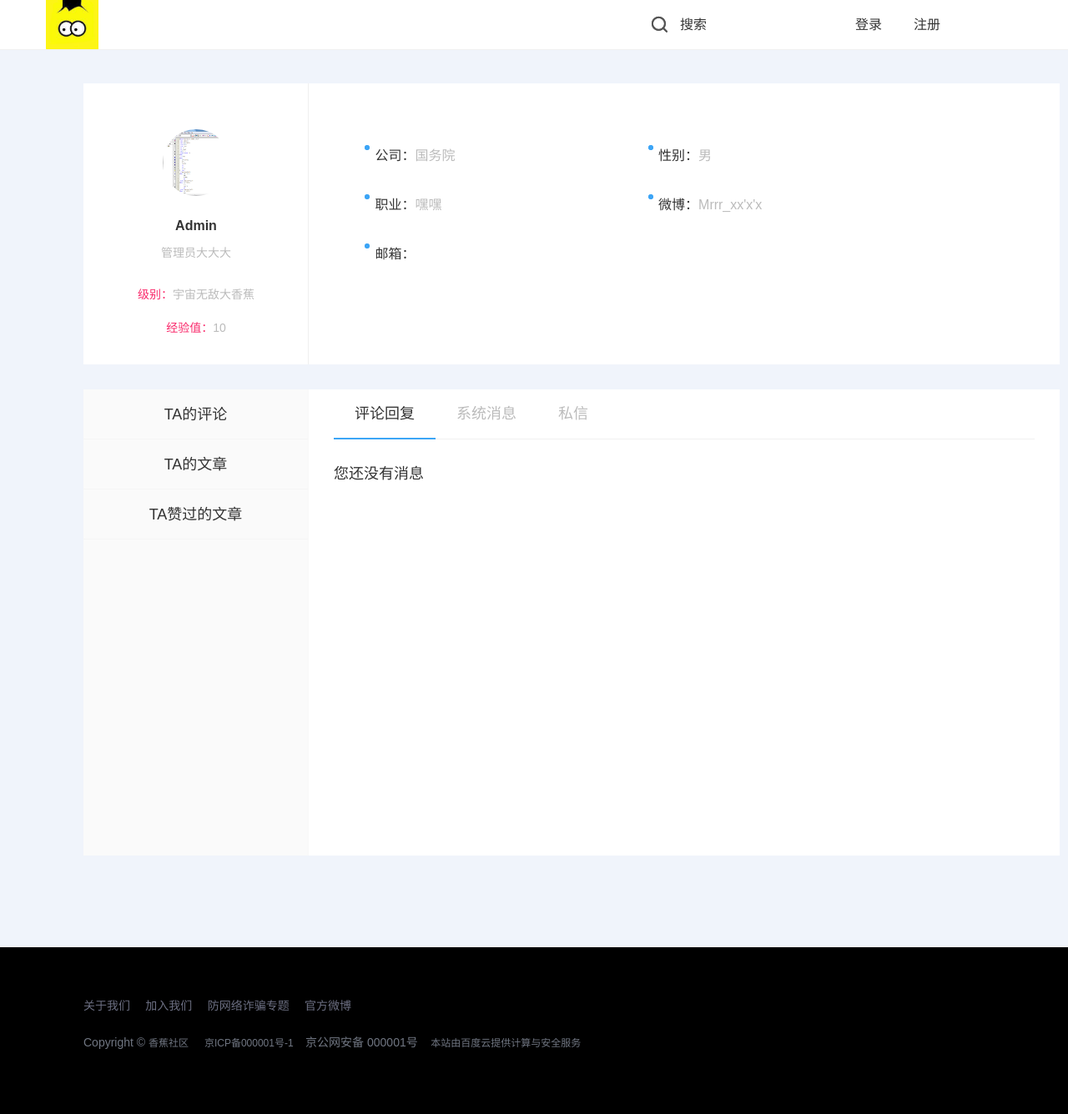
/bbs/user_detail/1, run on an earlier commit of the app's database.
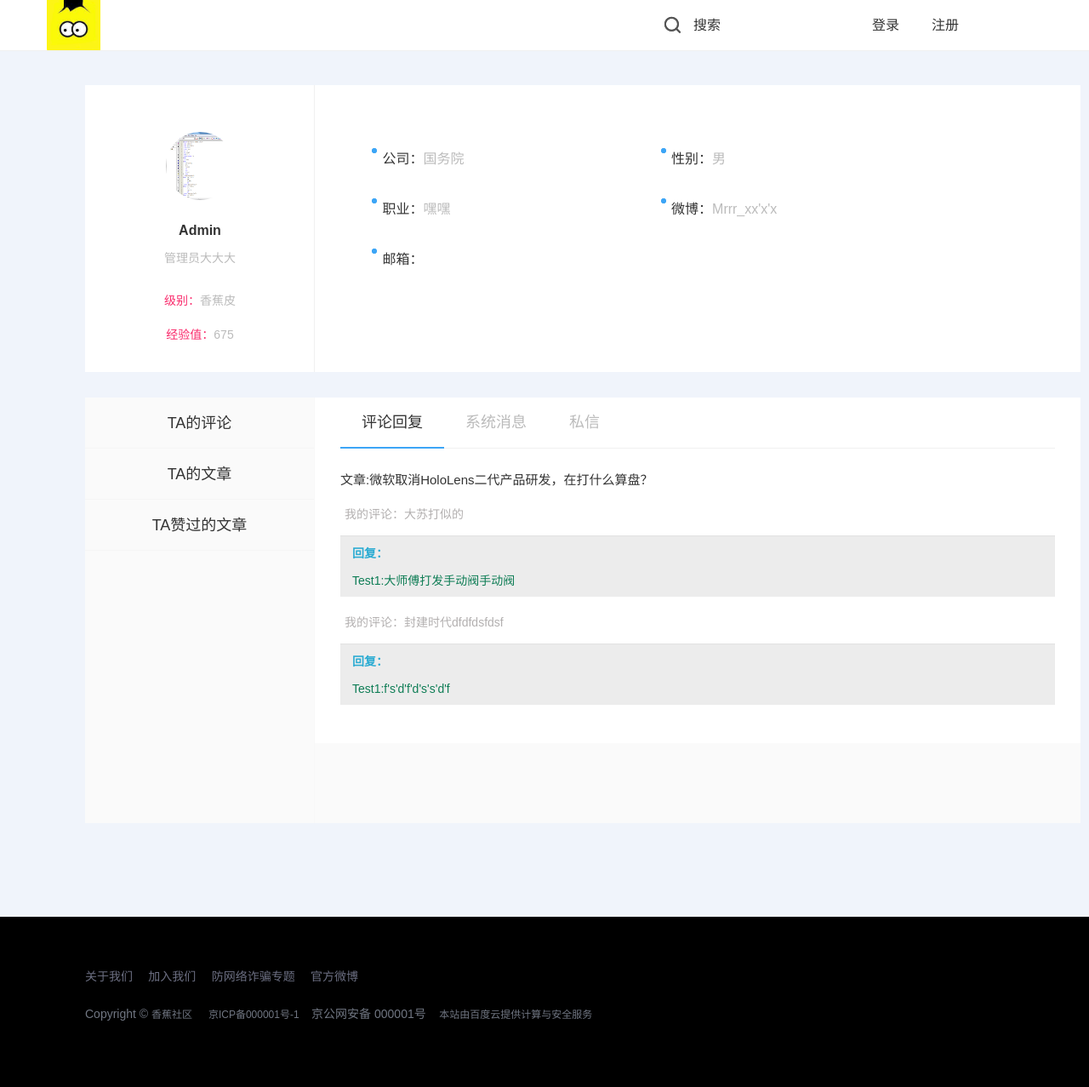
And on a later commit of the database.
### bbs/models.py (models this page shows, shortened)
class UserProfile(models.Model):
    user = models.OneToOneField(User)
    name = models.CharField(max_length=32)
    user_real_name = models.CharField(max_length=255, blank=True, null=True, default='未填写')
    signature = models.CharField(max_length=255, blank=True, null=True, default='未填写')
    mobile_phone = models.IntegerField(blank=True, null=True)
    company = models.CharField(max_length=255, blank=True, null=True, default='未填写')
    star = models.CharField(max_length=255, blank=True, null=True, default='未填写')
    profession = models.CharField(max_length=255, blank=True, null=True, default='未填写')
    weibo = models.CharField(max_length=255, blank=True, null=True, default='未填写')
    sex_choices = (('男', u"男"),
                   ('女', u"女"),
                   ('未知', u'未知')
                   )
    sex = models.CharField(choices=sex_choices, default='未知', max_length=32)
    birth = models.DateField(blank=True, null=True)
    address = models.CharField(max_length=255, blank=True, null=True, default='未填写')
    sign_up_time = models.DateField(blank=True, null=True)
    experience = models.IntegerField(u"经验值", default=0)
    level_choices = (('香蕉皮', u"香蕉皮"),
                     ('小香蕉', u"小香蕉"),
                     ('大香蕉', u"大香蕉"),
                     ('皮皮香焦', u"皮皮香焦"),
                     ('宇宙无敌大香蕉', u"宇宙无敌大香蕉"),
                     )
    user_level = models.CharField(choices=level_choices, default='香蕉皮', max_length=32)
    head_img = models.ImageField(u"头像", blank=True, null=True, upload_to="statics/uploads",
                                 default='statics/uploads/no-img.jpg')
    article_like = models.ManyToManyField("Article", blank=True)
    short_article_like = models.ManyToManyField("ShortArticles", blank=True)
    friends = models.ManyToManyField('self', related_name="my_friends", blank=True)

class Article(models.Model):
    title = models.CharField(u"标题", max_length=255)
    brief = models.CharField(u"文章简介", null=True, blank=True, max_length=150)
    category = models.ForeignKey("Category")
    content = models.TextField(u"文章内容")
    author = models.ForeignKey("UserProfile")
    pub_date = models.DateTimeField(blank=True, null=True)
    last_modify = models.DateTimeField(auto_now=True)
    priority = models.IntegerField(u"优先级", default=1000)
    head_img = models.ImageField(u"图片", upload_to="statics/uploads")
    thumb_count = models.IntegerField(u"点赞数量", default=0)
    disgusting_count = models.IntegerField(u"踩数量", default=0)
    click_count = models.IntegerField(u"点击量", default=0)
    status_choices = (('draft', u"草稿"),
                      ('published', u"已发布"),
                      ('hidden', u"隐藏"),
                      )
    status = models.CharField(choices=status_choices, default='published', max_length=32)

class Comment(models.Model):
    article = models.ForeignKey(Article, verbose_name=u"所属文章")
    parent_comment = models.ForeignKey('self', related_name='my_children', blank=True, null=True)
    comment_type = models.IntegerField(default=1)
    user = models.ForeignKey("UserProfile")
    comment = models.TextField(blank=True, null=True)
    date = models.DateTimeField(auto_now_add=True)
    comment_thumb_count = models.IntegerField(u"评论点赞数量", default=0)

### bbs/views.py (the view)
# urls.py: url(r'^user_detail/(\d+)$', views.user_comment_reply, name="user_detail"),
def user_comment_reply(request, user_id):
    user_comments = models.Comment.objects.filter(user_id=user_id).order_by('date').reverse()
    user_info = user_information(request, user_id)
    comment_article_title_list = [models.Article.objects.get(id=obj.article_id).title for obj in user_comments]
    comment_dict = {}
    comment_reply = {}
    for comment_article_title in comment_article_title_list:
        for comment_obj in user_comments:
            tmp = {}
            reply_list = []
            reply = models.Comment.objects.filter(parent_comment_id=comment_obj.id)
            for content in reply:
                reply_list.append(content.user.name + ':' + content.comment)
            if reply:
                article_name = models.Article.objects.get(id=comment_obj.article_id).title
                if article_name == comment_article_title:
                    tmp[comment_obj.comment] = reply_list
                    comment_dict.update(tmp)
        if comment_dict:
            comment_reply[comment_article_title] = comment_dict
        comment_dict = {}
    return render(request, 'bbs/user_detail.html', {'comment_reply': comment_reply,
                                                    'user_info': user_info,
                                                    'current_user_id': user_id
                                                    })

### bbs/templatetags/custom.py (called while the page is built)
@register.filter
def truncate_url(img_obj):
    return img_obj.name.split("/")[-1]

@register.filter
def get_end_arg(obj):
    arg = obj.split('/')[-1]
    return arg

### bbs/views.py (called while the page is built)
def user_information(request, user_id):
    user_obj = models.UserProfile.objects.get(id=user_id)
    experience = user_obj.experience
    if experience >= 300:
        user_obj.user_level = '香蕉皮'
    elif experience >= 1000:
        user_obj.user_level = '小香蕉'
    elif experience >= 2000:
        user_obj.user_level = '大香蕉'
    elif experience >= 3000:
        user_obj.user_level = '皮皮香焦'
    elif experience >= 5000:
        user_obj.user_level = '宇宙无敌大香蕉'
    user_obj.save()
    user_info = models.UserProfile.objects.get(id=user_id)
    return user_info

### templates/bbs/user_detail.html (shortened to what the changed rows need)
{% extends 'base.html' %}
{% load custom %}
{% block page-container %}
    <body style="background-color: rgb(240, 244, 251);">
    <div class="container per_center per_center_body">
        <div class="user-info-warp">
            <div class="user-head-box">
                <div class="user-face">
                    <img src="/static/uploads/{{ user_info.head_img|truncate_url }}"
                         style="width:100px;height:100px;">
                </div>
                <div class="user-name">{{ user_info.name }}<a href="/vip" target="_blank"></a></div>
                <div class="user-one">
                    <span class="show-span show-yijuhua">
                        <span class="show-span js-edit-one">{{ user_info.signature }}</span>
                    </span>
                </div>
                <div class="user-level">
                    级别：<span class="c2">{{ user_info.user_level }}</span>
                </div>
                <div class="user-expr">
                    经验值：<span class="c2">{{ user_info.experience }}</span>
                </div>
            </div>
            <div class="user-info-box">
                <div class="col-lg-5">
                    <div class="user-info">
                        <i class="icon icon-user-point"></i>
                        公司：<span class="c2">{{ user_info.company }}</span>
                    </div>
                    <div class="user-info">
                        <i class="icon icon-user-point"></i>
                        职业：<span class="c2">{{ user_info.profession }}</span>
                    </div>
                </div>
                <div class="col-lg-7">
                    <div class="user-info">
                        <i class="icon icon-user-point"></i>
                        性别：<span class="c2">{{ user_info.sex }}</span>
                    </div>
                    <div class="user-info ">
                        <i class="icon icon-user-point"></i>
                        微博：<span class="c2">{{ user_info.weibo }}</span>
                    </div>
                </div>
            </div>
        </div>
        {% block user-content %}
            <div class="user-menu-warp">
            <div class="user-content-warp">
                <ul class="nav-box">
                    <li class="active"></li>
                    <li><a href="#">系统消息</a>
                    </li>
                    <li><a href="#">私信</a>
                    </li>
                </ul>
                {% if comment_reply %}
                    <div class="message-box">
                        <ul>
                            {% for k,v in comment_reply.items %}
                                <li type="comment">
                                    <div class="reply-message-title">文章:{{ k }}</div>
                                    {% for comment,reply in v.items %}
                                        <div class="reply-message">
                                            <div class="reply-content">我的评论：{{ comment }}</div>
                                        <div class="child-comment child-comment-sm">
                                            <div class="message-title"><span class="comment-node-text">回复：</span></div>
                                            {% for item in reply %}
                                                <div class="reply-messages"> {{ item }}</div>
                                            {% endfor %}
                                        </div>
                                        </div>
                                    {% endfor %}
                                </li>
                            {% endfor %}
                        </ul>
                    </div>
                {% else %}
                    <div class="no-content-prompt">
                        您还没有消息
                    </div>
                {% endif %}
            </div>
        {% endblock %}
        </div>
    </div>
    </body>
{% endblock %}

What changed in the data, as far as the page shows it:
changed UserProfile "Admin": user_level "宇宙无敌大香蕉" → "香蕉皮"; experience "10" → "675"
now on this page (row edited): Article: comment_reply "微软取消HoloLens二代产品研发，在打什么算盘？"
added Comment: v "大苏打似的"
added Comment: v "封建时代dfdfdsfdsf"
Also different on the page:
new list line: "文章: 我的评论： 回复： Test1:大师傅打发手动阀手动阀 我的评论： 回复： Test1:f's'd'f'd's's'd'f"
text no longer shown: "您还没有消息"
